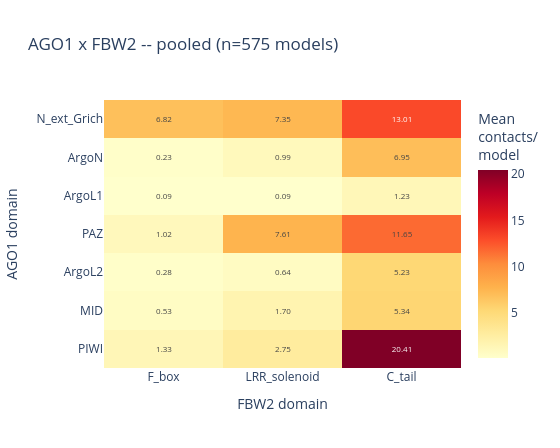

The code cell stored with this chart in its notebook:
### Markdown cell above
## One heatmap per couple (all backends, all clusters pooled)

### Code cell
n_models_total = df.groupby(["cluster", "fname"]).ngroups
for c in COUPLES:
    heatmap_from_matrix(
        couple_matrix(df, c, n_models_total), c,
        f"{RECEPTOR_NAME} x {LIGAND_CHAIN_NAMES[c]} -- pooled (n={n_models_total} models)",
        f"{RECEPTOR_NAME.lower()}_{LIGAND_CHAIN_NAMES[c].lower()}_heatmap_pooled.html")

### Figure 1 — Plotly figure (JSON) as saved in the notebook; plotly's stock layout.template omitted (floating-point values rounded to 4 significant figures)
{"data": [{"colorbar": {"title": {"text": "Mean<br>contacts/<br>model"}}, "colorscale": [[0.0, "rgb(255,255,204)"], [0.125, "rgb(255,237,160)"], [0.25, "rgb(254,217,118)"], [0.375, "rgb(254,178,76)"], [0.5, "rgb(253,141,60)"], [0.625, "rgb(252,78,42)"], [0.75, "rgb(227,26,28)"], [0.875, "rgb(189,0,38)"], [1.0, "rgb(128,0,38)"]], "hovertemplate": "AGO1: %{y}<br>FBW2: %{x}<br>%{z:.3f} contacts/model<extra></extra>", "text": [["6.82", "7.35", "13.01"], ["0.23", "0.99", "6.95"], ["0.09", "0.09", "1.23"], ["1.02", "7.61", "11.65"], ["0.28", "0.64", "5.23"], ["0.53", "1.70", "5.34"], ["1.33", "2.75", "20.41"]], "textfont": {"size": 8}, "texttemplate": "%{text}", "type": "heatmap", "x": ["F_box", "LRR_solenoid", "C_tail"], "y": ["N_ext_Grich", "ArgoN", "ArgoL1", "PAZ", "ArgoL2", "MID", "PIWI"], "z": [[6.816, 7.35, 13.01], [0.2348, 0.9948, 6.951], [0.09043, 0.09217, 1.233], [1.024, 7.609, 11.65], [0.28, 0.6435, 5.233], [0.5252, 1.696, 5.336], [1.329, 2.751, 20.41]]}], "layout": {"height": 448, "title": {"text": "AGO1 x FBW2 -- pooled (n=575 models)"}, "width": 560, "xaxis": {"title": {"text": "FBW2 domain"}}, "yaxis": {"autorange": "reversed", "title": {"text": "AGO1 domain"}}}}
